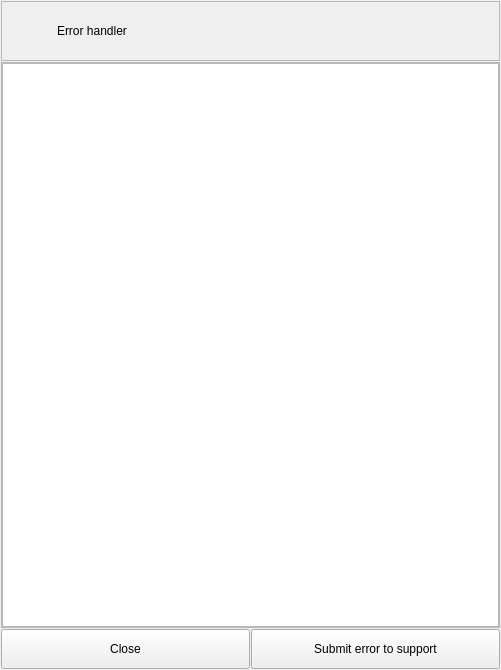
<?xml version="1.0" encoding="UTF-8"?>
<ui version="4.0">
 <class>Form</class>
 <widget class="QWidget" name="Form">
  <property name="geometry">
   <rect>
    <x>0</x>
    <y>0</y>
    <width>501</width>
    <height>670</height>
   </rect>
  </property>
  <property name="windowTitle">
   <string>Form</string>
  </property>
  <layout class="QVBoxLayout" name="verticalLayout">
   <property name="spacing">
    <number>1</number>
   </property>
   <property name="leftMargin">
    <number>1</number>
   </property>
   <property name="topMargin">
    <number>1</number>
   </property>
   <property name="rightMargin">
    <number>1</number>
   </property>
   <property name="bottomMargin">
    <number>1</number>
   </property>
   <item>
    <widget class="QFrame" name="frame">
     <property name="sizePolicy">
      <sizepolicy hsizetype="Preferred" vsizetype="Fixed">
       <horstretch>0</horstretch>
       <verstretch>0</verstretch>
      </sizepolicy>
     </property>
     <property name="frameShape">
      <enum>QFrame::StyledPanel</enum>
     </property>
     <property name="frameShadow">
      <enum>QFrame::Raised</enum>
     </property>
     <layout class="QHBoxLayout" name="horizontalLayout_2">
      <item>
       <widget class="QLabel" name="error_handler_icon_label">
        <property name="minimumSize">
         <size>
          <width>40</width>
          <height>40</height>
         </size>
        </property>
        <property name="maximumSize">
         <size>
          <width>40</width>
          <height>40</height>
         </size>
        </property>
        <property name="text">
         <string/>
        </property>
       </widget>
      </item>
      <item>
       <widget class="QLabel" name="label">
        <property name="sizePolicy">
         <sizepolicy hsizetype="Preferred" vsizetype="Fixed">
          <horstretch>0</horstretch>
          <verstretch>0</verstretch>
         </sizepolicy>
        </property>
        <property name="text">
         <string>Error handler</string>
        </property>
       </widget>
      </item>
     </layout>
    </widget>
   </item>
   <item>
    <widget class="QFrame" name="frame_3">
     <property name="frameShape">
      <enum>QFrame::StyledPanel</enum>
     </property>
     <property name="frameShadow">
      <enum>QFrame::Raised</enum>
     </property>
     <layout class="QVBoxLayout" name="verticalLayout_4">
      <property name="spacing">
       <number>1</number>
      </property>
      <property name="leftMargin">
       <number>0</number>
      </property>
      <property name="topMargin">
       <number>0</number>
      </property>
      <property name="rightMargin">
       <number>0</number>
      </property>
      <property name="bottomMargin">
       <number>0</number>
      </property>
      <item>
       <widget class="QTextEdit" name="handler_textEdit">
        <property name="textInteractionFlags">
         <set>Qt::TextSelectableByMouse</set>
        </property>
       </widget>
      </item>
     </layout>
    </widget>
   </item>
   <item>
    <layout class="QHBoxLayout" name="horizontalLayout">
     <property name="spacing">
      <number>1</number>
     </property>
     <item>
      <widget class="QPushButton" name="cancel_pushButton">
       <property name="minimumSize">
        <size>
         <width>0</width>
         <height>40</height>
        </size>
       </property>
       <property name="text">
        <string>Close</string>
       </property>
      </widget>
     </item>
     <item>
      <widget class="QPushButton" name="submit_error_pushButton">
       <property name="minimumSize">
        <size>
         <width>0</width>
         <height>40</height>
        </size>
       </property>
       <property name="text">
        <string>Submit error to support</string>
       </property>
      </widget>
     </item>
    </layout>
   </item>
  </layout>
 </widget>
 <resources/>
 <connections/>
</ui>
